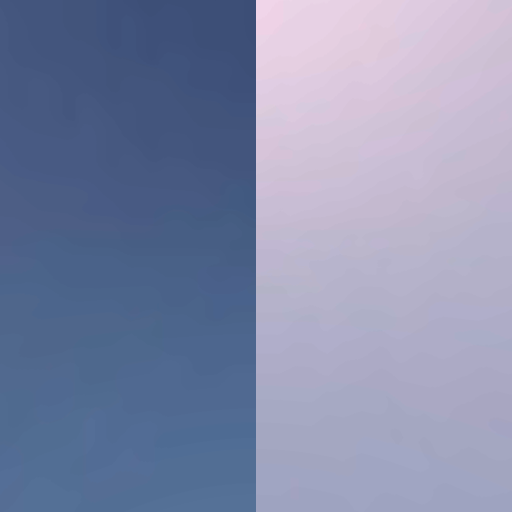
#> input picture tools/skies/cat_sky_block/nx.png, 1024 x 1024 px, given in place of px.png, which was not available (shown at 1/2 size)
$ python build_shadered_faces.py
#> lines starting #> are read from the running program, lines starting #| are printed output that depends on the picture; pictures that were not available may be replaced by others from this repository, and a replacement may not be noted
#!/usr/bin/env python3
"""
Converts our cube maps into the skybox layout Shadered uses. Run it after adding or changing a sky.

  python tools/build_shadered_faces.py        (needs numpy and Pillow)

Input:  tools/skies/order.txt                 one block name per line (line number = sky index)
        tools/skies/<name>/<face>.png         our six faces px nx py ny pz nz (OpenGL cube-map convention,
                                              +X east, +Y up, +Z south), all square and the same size
Output: src/main/resources/assets/skyblocks/textures/environment/<sky>/{front,back,left,right,top,bottom}.png
        where <sky> is the block name without "_sky_block".

Shadered (SkyBoxRenderer.renderBlockSkybox) draws six quads around the camera, each with its own texture,
and SkyboxTranslation applies a rotation and a flip to each quad's UVs. This tool reproduces exactly that
geometry for the DEFAULT SkyboxTranslation, and for every pixel of every Shadered face looks up which
world direction it covers, then copies our cube-map texel for that direction. The result looks the same
in Shadered as our cube map did in our own shader.
"""
import os
import sys
import numpy as np
from PIL import Image

HERE = os.path.dirname(os.path.abspath(__file__))
ROOT = os.path.dirname(HERE)
OUT = os.path.join(ROOT, "src", "main", "resources", "assets", "skyblocks", "textures", "environment")
OUR_FACES = ["px", "nx", "py", "ny", "pz", "nz"]

# Shadered quads (far = 1): file name -> the four corners in draw order (SkyBoxRenderer.renderBlockSkybox)
QUADS = {
    "front":  [(-1, -1, -1), (1, -1, -1), (1, 1, -1), (-1, 1, -1)],    # -Z (north)
    "back":   [(1, -1, 1), (-1, -1, 1), (-1, 1, 1), (1, 1, 1)],        # +Z (south)
    "left":   [(1, -1, -1), (1, -1, 1), (1, 1, 1), (1, 1, -1)],        # +X (east)
    "right":  [(-1, -1, 1), (-1, -1, -1), (-1, 1, -1), (-1, 1, 1)],    # -X (west)
    "top":    [(-1, 1, -1), (1, 1, -1), (1, 1, 1), (-1, 1, 1)],        # +Y
    "bottom": [(-1, -1, 1), (1, -1, 1), (1, -1, -1), (-1, -1, -1)],    # -Y
}
# Default SkyboxTranslation: (rotation, flip) per face
DEFAULT = {
    "front": ("ROTATE_90_CCW", "HORIZONTAL"),
    "back": ("ROTATE_90_CCW", "HORIZONTAL"),
    "left": ("ROTATE_90_CCW", "HORIZONTAL"),
    "right": ("ROTATE_90_CCW", "HORIZONTAL"),
    "top": ("NONE", "HORIZONTAL"),
    "bottom": ("ROTATE_180", "HORIZONTAL"),
}
CORNER_UV = [(0.0, 1.0), (0.0, 0.0), (1.0, 0.0), (1.0, 1.0)]  # drawQuad's per-vertex UVs before transforms


def transform_uv(u, v, rotation, flip):
    """Same as SkyBoxRenderer.vertexUV."""
    if rotation == "ROTATE_90_CW":
        u, v = 1.0 - v, u
    elif rotation == "ROTATE_180":
        u, v = 1.0 - u, 1.0 - v
    elif rotation == "ROTATE_90_CCW":
        u, v = v, 1.0 - u
    if flip == "HORIZONTAL":
        u = 1.0 - u
    elif flip == "VERTICAL":
        v = 1.0 - v
    elif flip == "BOTH":
        u, v = 1.0 - u, 1.0 - v
    return u, v


def face_mapping(name):
    """Returns (P1, E1, E2, UV1, F1, F2): point = P1 + s*E1 + t*E2 and uv = UV1 + s*F1 + t*F2."""
    p = [np.array(c, dtype=np.float64) for c in QUADS[name]]
    rot, flip = DEFAULT[name]
    uv = [np.array(transform_uv(u, v, rot, flip)) for u, v in CORNER_UV]
    # Corners: P1 = (s,t)=(0,0), P2 = (0,1), P3 = (1,1), P4 = (1,0)
    assert np.allclose(p[0] + (p[3] - p[0]) + (p[1] - p[0]), p[2])
    assert np.allclose(uv[0] + (uv[3] - uv[0]) + (uv[1] - uv[0]), uv[2])
    return p[0], p[3] - p[0], p[1] - p[0], uv[0], uv[3] - uv[0], uv[1] - uv[0]


def cube_lookup(cube, d):
    """Our convention (same as the old shaders): returns (face index, col, row) for directions d (N,3)."""
    size = cube[0].shape[0]
    a = np.abs(d)
    out_face = np.zeros(len(d), dtype=int)
    sc = np.zeros(len(d))
    tc = np.zeros(len(d))
    ma = np.zeros(len(d))
    xm = (a[:, 0] >= a[:, 1]) & (a[:, 0] >= a[:, 2])
    ym = ~xm & (a[:, 1] >= a[:, 2])
    zm = ~xm & ~ym
    x, y, z = d[:, 0], d[:, 1], d[:, 2]
    for mask, pos, f_pos, f_neg, s_pos, t_pos, s_neg, t_neg, m in [
        (xm, x > 0, 0, 1, -z, -y, z, -y, a[:, 0]),
        (ym, y > 0, 2, 3, x, z, x, -z, a[:, 1]),
        (zm, z > 0, 4, 5, x, -y, -x, -y, a[:, 2]),
    ]:
        sel_p = mask & pos
        sel_n = mask & ~pos
        out_face[sel_p], sc[sel_p], tc[sel_p], ma[sel_p] = f_pos, s_pos[sel_p], t_pos[sel_p], m[sel_p]
        out_face[sel_n], sc[sel_n], tc[sel_n], ma[sel_n] = f_neg, s_neg[sel_n], t_neg[sel_n], m[sel_n]
    u = sc / ma * 0.5 + 0.5
    v = tc / ma * 0.5 + 0.5
    col = np.clip(np.floor(u * size).astype(int), 0, size - 1)
    row = np.clip(np.floor(v * size).astype(int), 0, size - 1)
    return out_face, col, row


def convert(cube, size):
    out = {}
    ii, jj = np.meshgrid(np.arange(size), np.arange(size))      # ii = column, jj = row
    uv = np.stack([(ii.ravel() + 0.5) / size, (jj.ravel() + 0.5) / size], axis=1)
    for name in QUADS:
        p1, e1, e2, uv1, f1, f2 = face_mapping(name)
        m = np.stack([f1, f2], axis=1)                          # uv - uv1 = m @ (s, t)
        st = np.linalg.solve(m, (uv - uv1).T).T
        points = p1 + st[:, :1] * e1 + st[:, 1:] * e2
        face, col, row = cube_lookup(cube, points)
        img = np.zeros((size * size, 3), dtype=np.uint8)
        for k in range(6):
            sel = face == k
            img[sel] = cube[k][row[sel], col[sel]]
        out[name] = img.reshape(size, size, 3)
    return out


def main():
    with open(os.path.join(HERE, "skies", "order.txt")) as f:
#> (reads tools/skies/order.txt from the repository)
        names = [line.strip() for line in f if line.strip()]
    for name in names:
        cube = [np.array(Image.open(os.path.join(HERE, "skies", name, f + ".png")).convert("RGB")) for f in OUR_FACES]
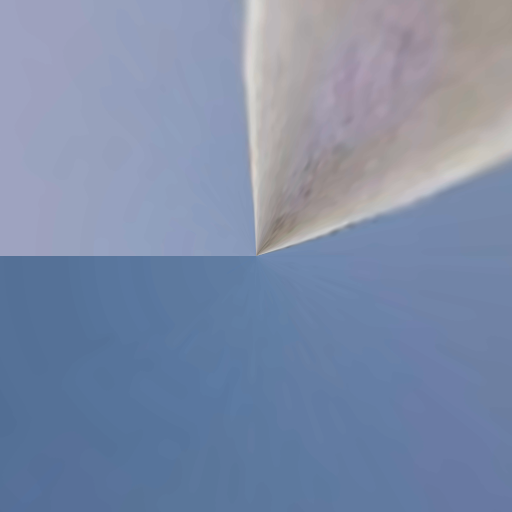
#> input picture tools/skies/cat_sky_block/ny.png, 1024 x 1024 px, given in place of py.png, which was not available (shown at 1/2 size)
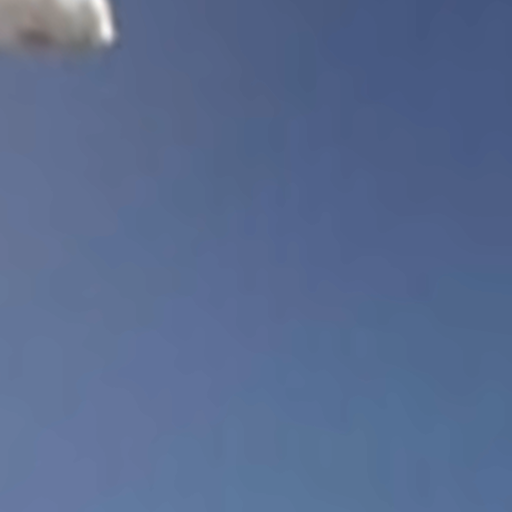
#> input picture tools/skies/cat_sky_block/nz.png, 1024 x 1024 px, found by its file name (shown at 1/2 size)
        size = cube[0].shape[0]
#> size = 1024
        if any(c.shape[:2] != (size, size) for c in cube):
            sys.exit("%s: all faces must be square and the same size" % name)
        sky = name[:-len("_sky_block")] if name.endswith("_sky_block") else name
        folder = os.path.join(OUT, sky)
        os.makedirs(folder, exist_ok=True)
        for face, img in convert(cube, size).items():
#> in face_mapping, `p = [np.array(c, dtype=np.float64) for c in QUADS[name]]`: p = [[-1, -1, -1], [1, -1, -1], [1, 1, -1], [-1, 1, -1]]
#> in face_mapping, `rot, flip = DEFAULT[name]`: rot = 'ROTATE_90_CCW'; flip = 'HORIZONTAL'
#> in transform_uv, `u, v = v, 1.0 - u`: u = 1
#> in transform_uv, `u = 1.0 - u`: u = 0
#> in face_mapping, `uv = [np.array(transform_uv(u, v, rot, flip)) for u, v in CORNER_UV]`: uv = [[0, 1], [1, 1], [1, 0], [0, 0]]
#> in cube_lookup, `size = cube[0].shape[0]`: size = 1024
            Image.fromarray(img).save(os.path.join(folder, face + ".png"), optimize=True)
#> this loop made 6 passes
#> pass 1, in main, `Image.fromarray(img).save(os.path.join(folder, face + ".png"), optimiz..`:
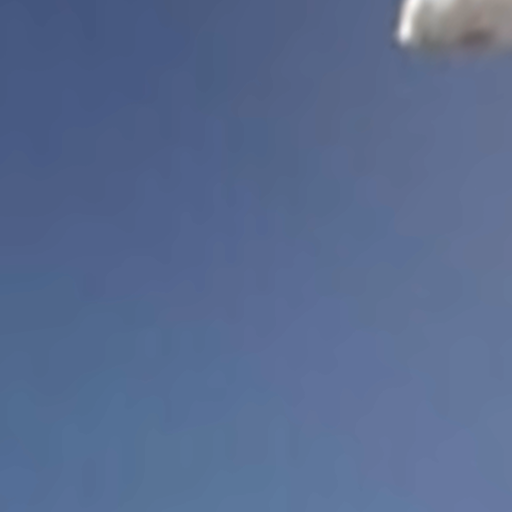
#> saved as front.png: PIL image 1024x1024 RGB (shown at 1/2 size); mean R, G, B 88.2, 106.9, 143.7
#> pass 2, in main, `Image.fromarray(img).save(os.path.join(folder, face + ".png"), optimiz..`:
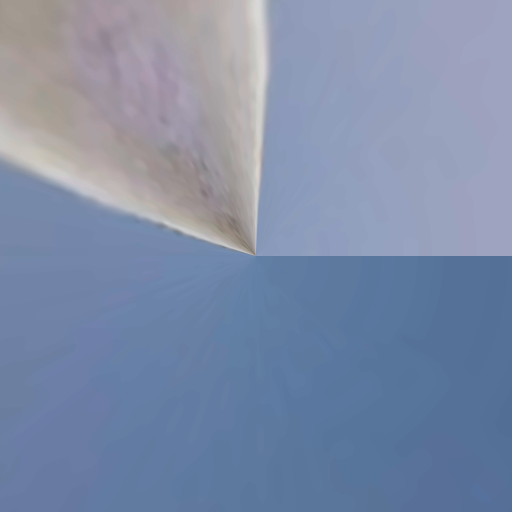
#> saved as back.png: PIL image 1024x1024 RGB (shown at 1/2 size); mean R, G, B 125.8, 140, 167.9
        print("%-20s -> textures/environment/%s/ (%dx%d)" % (name, sky, size, size))
#| jupiter_sky_block    -> textures/environment/jupiter/ (1024x1024)


if __name__ == "__main__":
#> (the run stopped early here; a loop or call above may not have finished)
